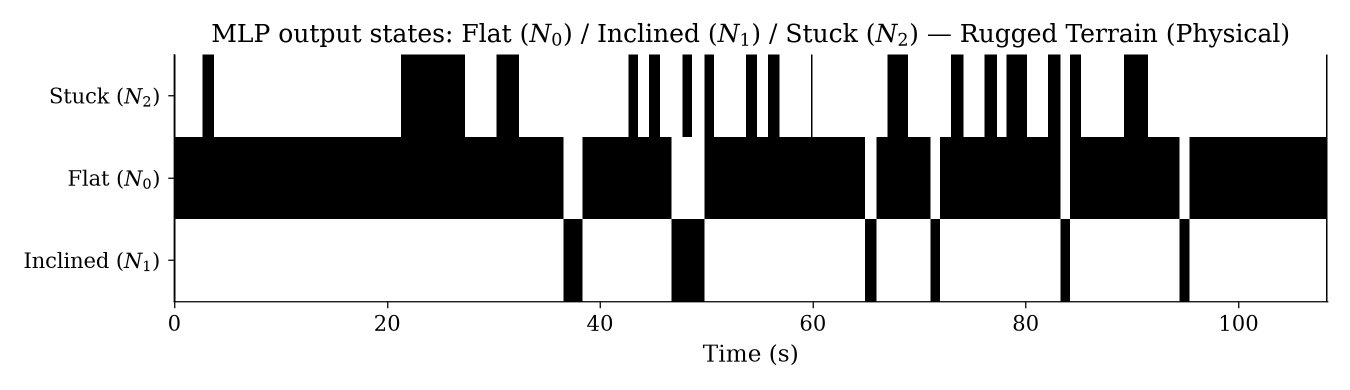
#> input picture assets/GRAPH_IMU_real.png, 2700 x 780 px, found by its file name (shown at 1/2 size)
$ python extract_graph_imu_real.py
#> lines starting #> are read from the running program, lines starting #| are printed output that depends on the picture; after the words box and inside, x2 and y2 are one past the last pixel; in counts of white or black regions, pixels touching at a corner belong together
"""Vectorizes assets/GRAPH_IMU_real.png and GRAPH_IMU2_real.png -> experiments/_plotting/vectorized/
graph_imu_real.csv / graph_imu2_real.csv.

These are NOT continuous dual-axis series (unlike the simulation GRAPH_IMU.png/GRAPH_IMU2.png that
F-04 describes) -- Informe 1 already noted they're categorical state heatmaps: 3 rows (Stuck/Flat/
Inclined), each pixel-column black (state=1) or white (state=0) at a given time. Calibration is
fully automatic per image (spine detection + x-axis tick-mark detection), no manual pixel numbers
hardcoded -- run this against a new figure of the same style without editing constants.
"""
from __future__ import annotations

import os
import sys

import numpy as np
import pandas as pd
from PIL import Image

ROW_LABELS = ["Stuck", "Flat", "Inclined"]  # top-to-bottom, per the published figure


def find_axes_box(arr: np.ndarray) -> tuple[int, int, int, int]:
    """Returns (left, right, top, bottom) spine pixel coords via near-black long runs."""
    black = arr.max(axis=2) < 60
    h, w, _ = arr.shape
    rows = np.where(black.sum(axis=1) > 0.5 * w * 0.5)[0]  # generous: catches top+bottom spine
    # keep only rows that are a thin (<=3px) run -- excludes the solid "Flat" black band
    row_groups = np.split(rows, np.where(np.diff(rows) > 1)[0] + 1) if len(rows) else []
    spine_rows = [g for g in row_groups if len(g) <= 4]
    top, bottom = int(spine_rows[0][0]), int(spine_rows[-1][-1])

    cols_black = black[top:bottom + 1, :].sum(axis=0)
    cols = np.where(cols_black > 0.9 * (bottom - top))[0]
    col_groups = np.split(cols, np.where(np.diff(cols) > 1)[0] + 1) if len(cols) else []
    # main plot box = the first TWO spine groups (left, right) -- anything after that is the
    # colorbar's own box borders, not the main axes, and must not be picked as "the right spine"
    left, right = int(col_groups[0][0]), int(col_groups[1][-1])
    return left, right, top, bottom


def find_x_ticks(arr: np.ndarray, left: int, right: int, bottom: int) -> tuple[list[int], list[int]]:
    """Detects tick marks just below the bottom spine, restricted to the plot's own x-range
    (excludes row-label text to the left of the axes box); returns (pixel_cols, assumed_labels).
    Labels are inferred assuming evenly spaced ticks starting at 0 in steps of 20 (matches every
    figure of this style seen so far) -- if that assumption breaks for a future figure, this will
    raise via the caller's own sanity check on tick count, not silently mis-calibrate."""
    strip = arr[bottom + 1: bottom + 7, left:right + 1, :]
    black = strip.max(axis=2) < 60
    cols = np.where(black.sum(axis=0) >= 3)[0]
    groups = np.split(cols, np.where(np.diff(cols) > 3)[0] + 1) if len(cols) else []
    centers = [int(np.mean(g)) + left for g in groups]
    labels = [20 * i for i in range(len(centers))]
    return centers, labels


def extract(image_path: str) -> pd.DataFrame:
    arr = np.array(Image.open(image_path).convert("RGB"))
    left, right, top, bottom = find_axes_box(arr)
    ticks, labels = find_x_ticks(arr, left, right, bottom)
    coeffs = np.polyfit(ticks, labels, 1)

    band_h = (bottom - top) / 3.0
    rows = []
    for i, label in enumerate(ROW_LABELS):
        y0 = int(top + i * band_h + band_h * 0.3)
        y1 = int(top + i * band_h + band_h * 0.7)
        band = arr[y0:y1, left:right + 1]
        is_black = band.max(axis=2) < 90
        state_per_col = is_black.mean(axis=0) > 0.5  # majority vote across the band's rows (axis 0)
        for col_offset, state in enumerate(state_per_col):
            t = np.polyval(coeffs, left + col_offset)
            rows.append({"time_s": round(float(t), 3), "row": label, "state": int(state)})
    return pd.DataFrame(rows)


if __name__ == "__main__":
    for src, out in [
        ("assets/GRAPH_IMU_real.png", "experiments/_plotting/vectorized/graph_imu_real.csv"),
        ("assets/GRAPH_IMU2_real.png", "experiments/_plotting/vectorized/graph_imu2_real.csv"),
    ]:
        df = extract(src)
#> in find_axes_box, `black = arr.max(axis=2) < 60`:
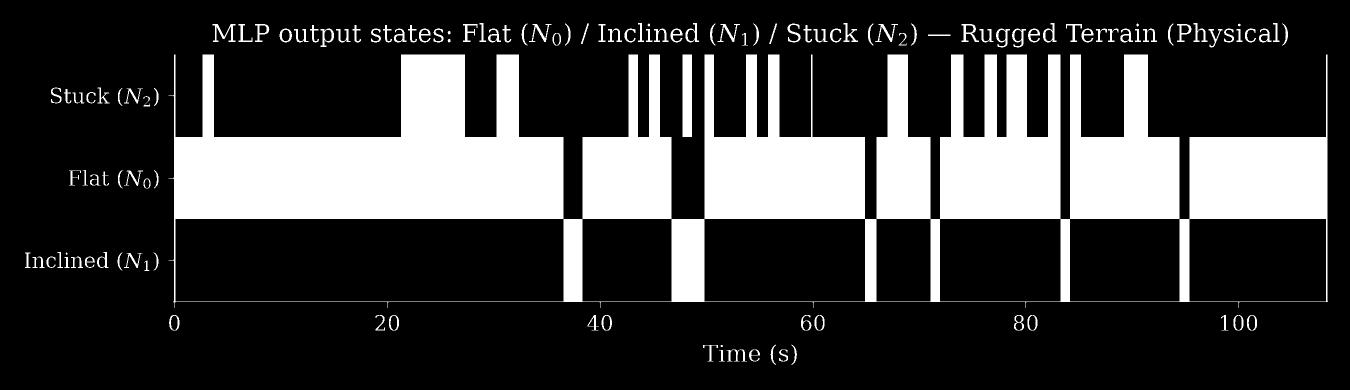
#> black: shape (780, 2700) bool (shown at 1/2 size); 23.7% white; 127 white regions (2 under 20 px), largest, box (x1, y1, x2, y2) and area: (337, 109, 2656, 616) 470562, (1365, 109, 1384, 274) 3135, (425, 48, 471, 84) 545
#> in find_axes_box, `rows = np.where(black.sum(axis=1) > 0.5 * w * 0.5)[0]`: rows = 171 values from 58 to 603
#> in find_axes_box, `row_groups = np.split(rows, np.where(np.diff(rows) > 1)[0] + 1) if len..`: row_groups = 4 items
#> in find_axes_box, `spine_rows = [g for g in row_groups if len(g) <= 4]`: spine_rows = [[58, 59, 60], [81, 82, 83], [603]]
#> in find_axes_box, `top, bottom = int(spine_rows[0][0]), int(spine_rows[-1][-1])`: top = 58; bottom = 603
#> in find_axes_box, `cols_black = black[top:bottom + 1, :].sum(axis=0)`: cols_black = 2700 values, max 495 at index 348, min 0 at index 0, mean 182.7
#> in find_axes_box, `cols = np.where(cols_black > 0.9 * (bottom - top))[0]`: cols = [348, 349, 350, 2652, 2653, 2654]
#> in find_axes_box, `col_groups = np.split(cols, np.where(np.diff(cols) > 1)[0] + 1) if len..`: col_groups = [[348, 349, 350], [2652, 2653, 2654]]
#> in find_axes_box, `left, right = int(col_groups[0][0]), int(col_groups[1][-1])`: left = 348; right = 2654
#> in extract, `left, right, top, bottom = find_axes_box(arr)`: left = 348; right = 2654; top = 58; bottom = 603
#> in find_x_ticks, `cols = np.where(black.sum(axis=0) >= 3)[0]`: cols = [1, 427, 852, 1278, 1703, 2129]
#> in find_x_ticks, `groups = np.split(cols, np.where(np.diff(cols) > 3)[0] + 1) if len(col..`: groups = [[1], [427], [852], [1278], [1703], [2129]]
#> in find_x_ticks, `centers = [int(np.mean(g)) + left for g in groups]`: centers = [349, 775, 1200, 1626, 2051, 2477]
#> in find_x_ticks, `labels = [20 * i for i in range(len(centers))]`: labels = [0, 20, 40, 60, 80, 100]
#> in extract, `ticks, labels = find_x_ticks(arr, left, right, bottom)`: ticks = [349, 775, 1200, 1626, 2051, 2477]; labels = [0, 20, 40, 60, 80, 100]
#> in extract, `coeffs = np.polyfit(ticks, labels, 1)`: coeffs = [0.047, -16.41]
#> in extract, `band_h = (bottom - top) / 3.0`: band_h = 181.7
#> the loop in extract, `for i, label in enumerate(ROW_LABELS):` made 3 passes
#> (y0, y1) on passes 1 to 3: (112, 185), (294, 366), (475, 548)
#> after the loop in extract, `for i, label in enumerate(ROW_LABELS):`: rows = 6921 items
#> df = table of 6921 rows and 3 columns
        os.makedirs(os.path.dirname(out), exist_ok=True)
        df.to_csv(out, index=False)
        n_transitions = {label: int((df[df.row == label]["state"].diff().abs() > 0).sum())
                          for label in ROW_LABELS}
#> n_transitions = {'Stuck': 36, 'Flat': 12, 'Inclined': 14}
        print(src, "-> rows:", len(df), "transitions per label:", n_transitions,
              "time range:", df["time_s"].min(), "-", df["time_s"].max())
#| assets/GRAPH_IMU_real.png -> rows: 6921 transitions per label: {'Stuck': 36, 'Flat': 12, 'Inclined': 14} time range: -0.054 - 108.325
#> pass 2 of the loop `for src, out in [`:
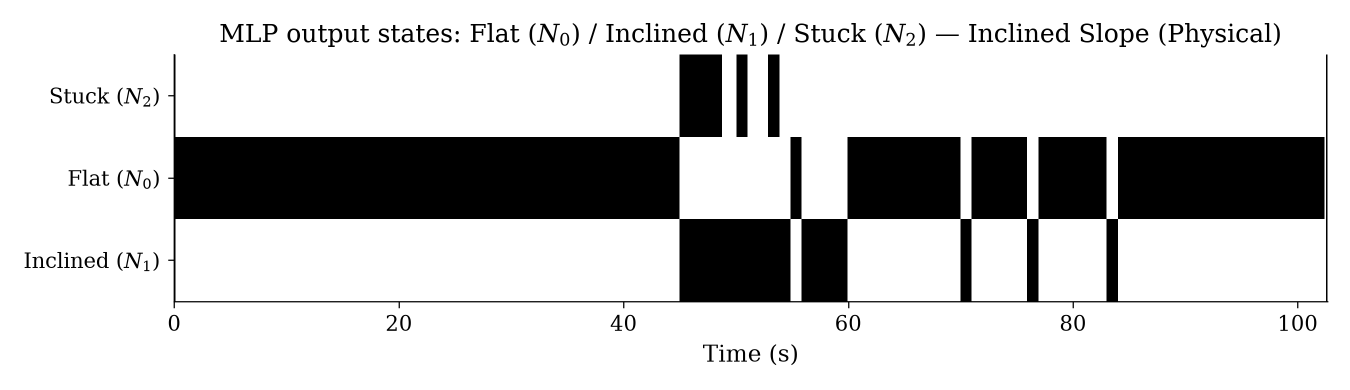
#> input picture assets/GRAPH_IMU2_real.png, 2700 x 780 px, found by its file name (shown at 1/2 size)
#> in find_axes_box (call 2), `black = arr.max(axis=2) < 60`:
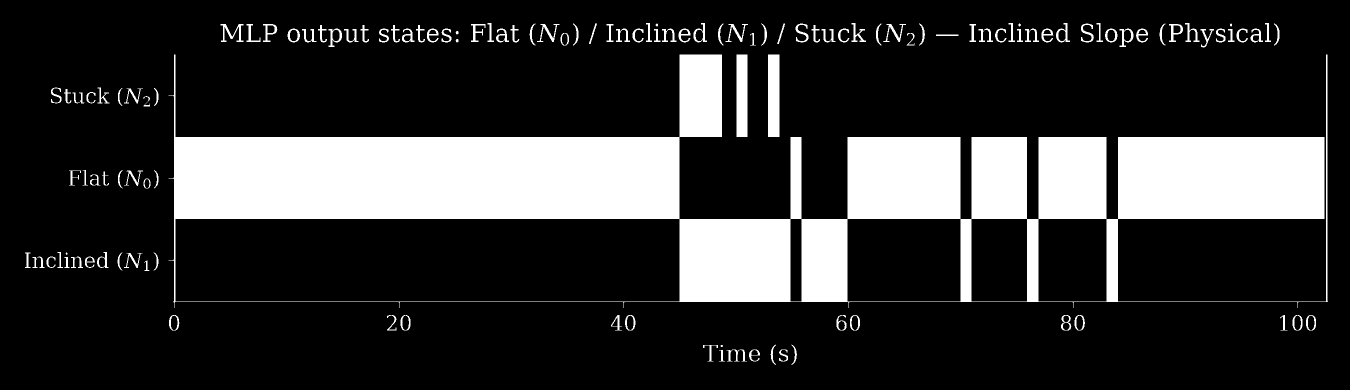
#> black: shape (780, 2700) bool (shown at 1/2 size); 20.4% white; 128 white regions (2 under 20 px), largest, box (x1, y1, x2, y2) and area: (337, 109, 2656, 616) 396676, (1536, 109, 1559, 274) 3795, (1473, 109, 1495, 274) 3630
#> in find_axes_box (call 2), `rows = np.where(black.sum(axis=1) > 0.5 * w * 0.5)[0]`: rows = 170 values from 58 to 603
#> spine_rows = [[58, 59], [81, 82, 83], [603]]
#> cols_black = 2700 values, max 495 at index 348, min 0 at index 0, mean 156.8
#> ticks = [348, 798, 1247, 1697, 2146, 2595]
#> coeffs = [0.0445, -15.5]
#> the loop in extract (call 2), `for i, label in enumerate(ROW_LABELS):` made 3 passes
#> n_transitions = {'Stuck': 8, 'Flat': 12, 'Inclined': 12}
#| assets/GRAPH_IMU2_real.png -> rows: 6921 transitions per label: {'Stuck': 8, 'Flat': 12, 'Inclined': 12} time range: -0.015 - 102.611
